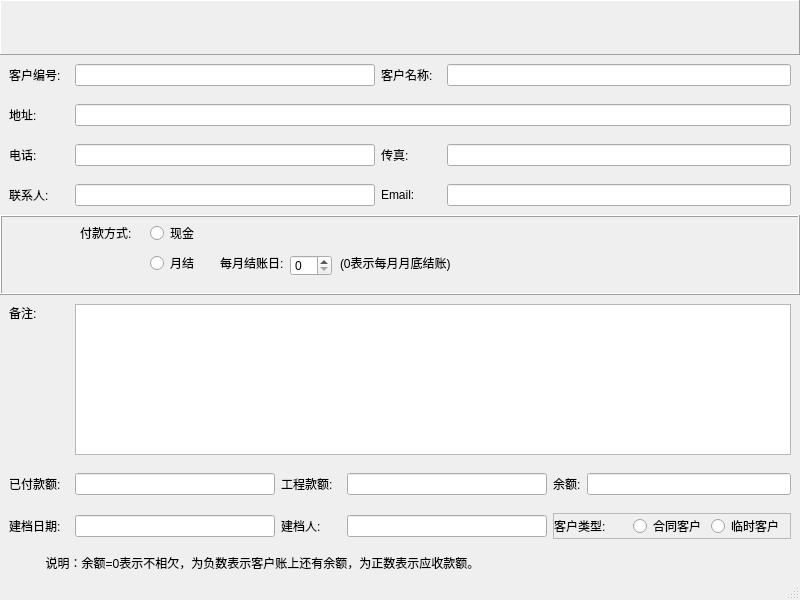
<?xml version="1.0" encoding="UTF-8"?>
<ui version="4.0">
 <class>ClientEditWindow</class>
 <widget class="QMainWindow" name="ClientEditWindow">
  <property name="geometry">
   <rect>
    <x>0</x>
    <y>0</y>
    <width>800</width>
    <height>600</height>
   </rect>
  </property>
  <property name="windowTitle">
   <string>MainWindow</string>
  </property>
  <widget class="QWidget" name="centralwidget">
   <layout class="QVBoxLayout" name="mainVerticalLayout">
    <property name="spacing">
     <number>0</number>
    </property>
    <property name="leftMargin">
     <number>0</number>
    </property>
    <property name="topMargin">
     <number>0</number>
    </property>
    <property name="rightMargin">
     <number>0</number>
    </property>
    <property name="bottomMargin">
     <number>0</number>
    </property>
    <item>
     <widget class="QFrame" name="toolBarFrame">
      <property name="minimumSize">
       <size>
        <width>0</width>
        <height>55</height>
       </size>
      </property>
      <property name="maximumSize">
       <size>
        <width>16777215</width>
        <height>55</height>
       </size>
      </property>
      <property name="frameShape">
       <enum>QFrame::Panel</enum>
      </property>
      <property name="frameShadow">
       <enum>QFrame::Raised</enum>
      </property>
      <layout class="QHBoxLayout" name="toolBarVerticalLayout">
       <property name="spacing">
        <number>0</number>
       </property>
       <property name="leftMargin">
        <number>0</number>
       </property>
       <property name="topMargin">
        <number>0</number>
       </property>
       <property name="rightMargin">
        <number>0</number>
       </property>
       <property name="bottomMargin">
        <number>0</number>
       </property>
      </layout>
     </widget>
    </item>
    <item>
     <widget class="QWidget" name="editWidget" native="true">
      <layout class="QVBoxLayout" name="editVerticalLayout">
       <property name="spacing">
        <number>0</number>
       </property>
       <property name="leftMargin">
        <number>0</number>
       </property>
       <property name="topMargin">
        <number>0</number>
       </property>
       <property name="rightMargin">
        <number>0</number>
       </property>
       <property name="bottomMargin">
        <number>0</number>
       </property>
       <item>
        <widget class="QWidget" name="widget" native="true">
         <layout class="QHBoxLayout" name="horizontalLayout_2">
          <item>
           <widget class="QLabel" name="label">
            <property name="minimumSize">
             <size>
              <width>60</width>
              <height>0</height>
             </size>
            </property>
            <property name="maximumSize">
             <size>
              <width>60</width>
              <height>16777215</height>
             </size>
            </property>
            <property name="text">
             <string>客户编号:</string>
            </property>
           </widget>
          </item>
          <item>
           <widget class="QLineEdit" name="lineEdit">
            <property name="minimumSize">
             <size>
              <width>300</width>
              <height>0</height>
             </size>
            </property>
            <property name="maximumSize">
             <size>
              <width>300</width>
              <height>16777215</height>
             </size>
            </property>
           </widget>
          </item>
          <item>
           <widget class="QLabel" name="label_2">
            <property name="minimumSize">
             <size>
              <width>60</width>
              <height>0</height>
             </size>
            </property>
            <property name="maximumSize">
             <size>
              <width>60</width>
              <height>16777215</height>
             </size>
            </property>
            <property name="text">
             <string>客户名称:</string>
            </property>
           </widget>
          </item>
          <item>
           <widget class="QLineEdit" name="lineEdit_2"/>
          </item>
         </layout>
        </widget>
       </item>
       <item>
        <widget class="QWidget" name="widget_2" native="true">
         <layout class="QHBoxLayout" name="horizontalLayout_3">
          <item>
           <widget class="QLabel" name="label_3">
            <property name="minimumSize">
             <size>
              <width>60</width>
              <height>0</height>
             </size>
            </property>
            <property name="maximumSize">
             <size>
              <width>60</width>
              <height>16777215</height>
             </size>
            </property>
            <property name="text">
             <string>地址:</string>
            </property>
           </widget>
          </item>
          <item>
           <widget class="QLineEdit" name="lineEdit_3"/>
          </item>
         </layout>
        </widget>
       </item>
       <item>
        <widget class="QWidget" name="widget_3" native="true">
         <layout class="QHBoxLayout" name="horizontalLayout_4">
          <item>
           <widget class="QLabel" name="label_4">
            <property name="minimumSize">
             <size>
              <width>60</width>
              <height>0</height>
             </size>
            </property>
            <property name="maximumSize">
             <size>
              <width>60</width>
              <height>16777215</height>
             </size>
            </property>
            <property name="text">
             <string>电话:</string>
            </property>
           </widget>
          </item>
          <item>
           <widget class="QLineEdit" name="lineEdit_4">
            <property name="minimumSize">
             <size>
              <width>300</width>
              <height>0</height>
             </size>
            </property>
            <property name="maximumSize">
             <size>
              <width>300</width>
              <height>16777215</height>
             </size>
            </property>
           </widget>
          </item>
          <item>
           <widget class="QLabel" name="label_5">
            <property name="minimumSize">
             <size>
              <width>60</width>
              <height>0</height>
             </size>
            </property>
            <property name="maximumSize">
             <size>
              <width>60</width>
              <height>16777215</height>
             </size>
            </property>
            <property name="text">
             <string>传真:</string>
            </property>
           </widget>
          </item>
          <item>
           <widget class="QLineEdit" name="lineEdit_5"/>
          </item>
         </layout>
        </widget>
       </item>
       <item>
        <widget class="QWidget" name="widget_4" native="true">
         <layout class="QHBoxLayout" name="horizontalLayout_5">
          <item>
           <widget class="QLabel" name="label_6">
            <property name="minimumSize">
             <size>
              <width>60</width>
              <height>0</height>
             </size>
            </property>
            <property name="maximumSize">
             <size>
              <width>60</width>
              <height>16777215</height>
             </size>
            </property>
            <property name="text">
             <string>联系人:</string>
            </property>
           </widget>
          </item>
          <item>
           <widget class="QLineEdit" name="lineEdit_6">
            <property name="minimumSize">
             <size>
              <width>300</width>
              <height>0</height>
             </size>
            </property>
            <property name="maximumSize">
             <size>
              <width>300</width>
              <height>16777215</height>
             </size>
            </property>
           </widget>
          </item>
          <item>
           <widget class="QLabel" name="label_7">
            <property name="minimumSize">
             <size>
              <width>60</width>
              <height>0</height>
             </size>
            </property>
            <property name="maximumSize">
             <size>
              <width>60</width>
              <height>16777215</height>
             </size>
            </property>
            <property name="text">
             <string>Email:</string>
            </property>
           </widget>
          </item>
          <item>
           <widget class="QLineEdit" name="lineEdit_7"/>
          </item>
         </layout>
        </widget>
       </item>
       <item>
        <widget class="QFrame" name="frame">
         <property name="minimumSize">
          <size>
           <width>0</width>
           <height>80</height>
          </size>
         </property>
         <property name="frameShape">
          <enum>QFrame::Box</enum>
         </property>
         <property name="frameShadow">
          <enum>QFrame::Raised</enum>
         </property>
         <widget class="QLabel" name="label_16">
          <property name="geometry">
           <rect>
            <x>80</x>
            <y>10</y>
            <width>54</width>
            <height>16</height>
           </rect>
          </property>
          <property name="text">
           <string>付款方式:</string>
          </property>
         </widget>
         <widget class="QRadioButton" name="radioButton_3">
          <property name="geometry">
           <rect>
            <x>150</x>
            <y>10</y>
            <width>89</width>
            <height>16</height>
           </rect>
          </property>
          <property name="text">
           <string>现金</string>
          </property>
         </widget>
         <widget class="QRadioButton" name="radioButton_4">
          <property name="geometry">
           <rect>
            <x>150</x>
            <y>40</y>
            <width>89</width>
            <height>16</height>
           </rect>
          </property>
          <property name="text">
           <string>月结</string>
          </property>
         </widget>
         <widget class="QSpinBox" name="spinBox">
          <property name="geometry">
           <rect>
            <x>290</x>
            <y>40</y>
            <width>42</width>
            <height>21</height>
           </rect>
          </property>
         </widget>
         <widget class="QLabel" name="label_17">
          <property name="geometry">
           <rect>
            <x>220</x>
            <y>40</y>
            <width>71</width>
            <height>16</height>
           </rect>
          </property>
          <property name="text">
           <string>每月结账日:</string>
          </property>
         </widget>
         <widget class="QLabel" name="label_18">
          <property name="geometry">
           <rect>
            <x>340</x>
            <y>40</y>
            <width>121</width>
            <height>16</height>
           </rect>
          </property>
          <property name="text">
           <string>(0表示每月月底结账)</string>
          </property>
         </widget>
        </widget>
       </item>
       <item>
        <widget class="QWidget" name="widget_5" native="true">
         <layout class="QHBoxLayout" name="horizontalLayout_7">
          <item>
           <widget class="QLabel" name="label_8">
            <property name="minimumSize">
             <size>
              <width>60</width>
              <height>0</height>
             </size>
            </property>
            <property name="maximumSize">
             <size>
              <width>60</width>
              <height>16777215</height>
             </size>
            </property>
            <property name="text">
             <string>备注:</string>
            </property>
            <property name="alignment">
             <set>Qt::AlignLeading|Qt::AlignLeft|Qt::AlignTop</set>
            </property>
           </widget>
          </item>
          <item>
           <widget class="QTextEdit" name="textEdit"/>
          </item>
         </layout>
        </widget>
       </item>
       <item>
        <widget class="QWidget" name="widget_6" native="true">
         <layout class="QHBoxLayout" name="horizontalLayout_8">
          <property name="topMargin">
           <number>9</number>
          </property>
          <item>
           <widget class="QLabel" name="label_9">
            <property name="minimumSize">
             <size>
              <width>60</width>
              <height>0</height>
             </size>
            </property>
            <property name="maximumSize">
             <size>
              <width>60</width>
              <height>16777215</height>
             </size>
            </property>
            <property name="text">
             <string>已付款额:</string>
            </property>
           </widget>
          </item>
          <item>
           <widget class="QLineEdit" name="lineEdit_8">
            <property name="minimumSize">
             <size>
              <width>200</width>
              <height>0</height>
             </size>
            </property>
            <property name="maximumSize">
             <size>
              <width>200</width>
              <height>16777215</height>
             </size>
            </property>
           </widget>
          </item>
          <item>
           <widget class="QLabel" name="label_10">
            <property name="minimumSize">
             <size>
              <width>60</width>
              <height>0</height>
             </size>
            </property>
            <property name="maximumSize">
             <size>
              <width>60</width>
              <height>16777215</height>
             </size>
            </property>
            <property name="text">
             <string>工程款额:</string>
            </property>
           </widget>
          </item>
          <item>
           <widget class="QLineEdit" name="lineEdit_9">
            <property name="minimumSize">
             <size>
              <width>200</width>
              <height>0</height>
             </size>
            </property>
            <property name="maximumSize">
             <size>
              <width>200</width>
              <height>16777215</height>
             </size>
            </property>
           </widget>
          </item>
          <item>
           <widget class="QLabel" name="label_11">
            <property name="text">
             <string>余额:</string>
            </property>
           </widget>
          </item>
          <item>
           <widget class="QLineEdit" name="lineEdit_10"/>
          </item>
         </layout>
        </widget>
       </item>
       <item>
        <widget class="QWidget" name="widget_7" native="true">
         <layout class="QHBoxLayout" name="horizontalLayout_9">
          <item>
           <widget class="QLabel" name="label_12">
            <property name="minimumSize">
             <size>
              <width>60</width>
              <height>0</height>
             </size>
            </property>
            <property name="maximumSize">
             <size>
              <width>60</width>
              <height>16777215</height>
             </size>
            </property>
            <property name="text">
             <string>建档日期:</string>
            </property>
           </widget>
          </item>
          <item>
           <widget class="QLineEdit" name="lineEdit_11">
            <property name="minimumSize">
             <size>
              <width>200</width>
              <height>0</height>
             </size>
            </property>
            <property name="maximumSize">
             <size>
              <width>200</width>
              <height>16777215</height>
             </size>
            </property>
           </widget>
          </item>
          <item>
           <widget class="QLabel" name="label_13">
            <property name="minimumSize">
             <size>
              <width>60</width>
              <height>0</height>
             </size>
            </property>
            <property name="maximumSize">
             <size>
              <width>60</width>
              <height>16777215</height>
             </size>
            </property>
            <property name="text">
             <string>建档人:</string>
            </property>
           </widget>
          </item>
          <item>
           <widget class="QLineEdit" name="lineEdit_12">
            <property name="minimumSize">
             <size>
              <width>200</width>
              <height>0</height>
             </size>
            </property>
            <property name="maximumSize">
             <size>
              <width>200</width>
              <height>16777215</height>
             </size>
            </property>
           </widget>
          </item>
          <item>
           <widget class="QFrame" name="frame_2">
            <property name="minimumSize">
             <size>
              <width>200</width>
              <height>0</height>
             </size>
            </property>
            <property name="frameShape">
             <enum>QFrame::StyledPanel</enum>
            </property>
            <property name="frameShadow">
             <enum>QFrame::Raised</enum>
            </property>
            <layout class="QHBoxLayout" name="horizontalLayout_11">
             <property name="spacing">
              <number>0</number>
             </property>
             <property name="leftMargin">
              <number>0</number>
             </property>
             <property name="topMargin">
              <number>0</number>
             </property>
             <property name="rightMargin">
              <number>0</number>
             </property>
             <property name="bottomMargin">
              <number>0</number>
             </property>
             <item>
              <widget class="QLabel" name="label_15">
               <property name="text">
                <string>客户类型:</string>
               </property>
              </widget>
             </item>
             <item>
              <widget class="QRadioButton" name="radioButton">
               <property name="text">
                <string>合同客户</string>
               </property>
              </widget>
             </item>
             <item>
              <widget class="QRadioButton" name="radioButton_2">
               <property name="text">
                <string>临时客户</string>
               </property>
              </widget>
             </item>
            </layout>
           </widget>
          </item>
         </layout>
        </widget>
       </item>
       <item>
        <widget class="QWidget" name="widget_8" native="true">
         <property name="maximumSize">
          <size>
           <width>16777215</width>
           <height>30</height>
          </size>
         </property>
         <layout class="QHBoxLayout" name="horizontalLayout">
          <item>
           <widget class="QLabel" name="label_14">
            <property name="text">
             <string>           说明：余额=0表示不相欠，为负数表示客户账上还有余额，为正数表示应收款额。</string>
            </property>
           </widget>
          </item>
         </layout>
        </widget>
       </item>
      </layout>
     </widget>
    </item>
   </layout>
  </widget>
  <widget class="QMenuBar" name="menubar">
   <property name="geometry">
    <rect>
     <x>0</x>
     <y>0</y>
     <width>800</width>
     <height>23</height>
    </rect>
   </property>
  </widget>
  <widget class="QStatusBar" name="statusbar"/>
 </widget>
 <resources/>
 <connections/>
</ui>
